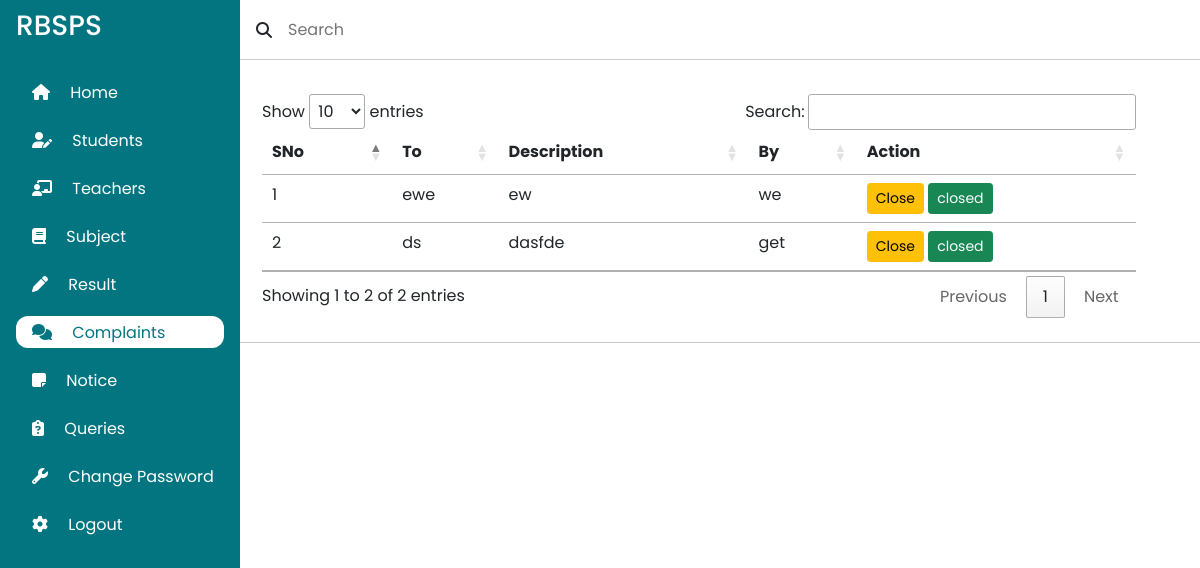
The app's page /admin/viewComplaints.php with its own data.
### tables this page shows
CREATE TABLE `complain` (
  `id` int(11) NOT NULL,
  `toWho` varchar(110) NOT NULL,
  `byWho` varchar(110) NOT NULL,
  `description` text NOT NULL,
  `des` varchar(100) NOT NULL,
  `whenDid` date NOT NULL DEFAULT current_timestamp()
);

### admin/viewComplaints.php (the view, shortened to what this page needs)
<?php
require '../connection.php';
?>
<!DOCTYPE html>
<html lang="en">
<head>
    <link rel="stylesheet" href="//cdn.datatables.net/1.11.5/css/jquery.dataTables.min.css">
    <link rel="stylesheet" href="//cdn.datatables.net/1.12.1/css/jquery.dataTables.min.css">
    <link href="https://cdn.jsdelivr.net/npm/bootstrap@5.1.3/dist/css/bootstrap.min.css" rel="stylesheet"
>
    <link rel="stylesheet" href="style.css">
</head>
<body>
    <div class="sidebar">
        <div class="sidebar-header">
            <h3 class="brand">
                <span>RBSPS</span>
            </h3>
        </div>
        <div class="sidebar-menu">
            <ul>
            <li>
                    <a href="index.php">
                        <i class="fa-sharp fa-solid fa-house"></i>
                        <span>Home</span>
                    </a>
                </li>
                <li >
                    <a href="manageStudent.php">
                        <i class="fa-solid fa-user-pen"></i>
                        <span>Students</span>
                    </a>
                </li>
                <li>
                    <a href="manageTeacher.php">
                        <i class="fa-solid fa-chalkboard-user"></i>
                        <span>Teachers</span>
                    </a>
                </li>
                <li>
                    <a href="manageSubject.php">
                        <i class="fa fa-book"></i>
                        <span>Subject</span>
                    </a>
                </li>
                <li>
                    <a href="editResult.php">
                        <i class="fa-solid fa-pen"></i>
                        <span>Result</span>
                    </a>
                </li>
                <li class="active">
                    <a href="#">
                        <i class="fa-solid fa-comments"></i>
                        <span>Complaints</span>
                    </a>
                </li>
                <li>
                    <a href="manageNotice.php">
                        <i class="fa fa-sticky-note"></i>
                        <span>Notice</span>
                    </a>
                </li>
                <li>
                    <a href="manageQuery.php">
                        <i class="fa-solid fa-clipboard-question"></i>
                        <span>Queries</span>
                    </a>
                </li>
                <li>
                    <a href="changePassword.php">
                        <i class="fa-solid fa-wrench"></i>
                        <span>Change Password</span>
                    </a>
                </li>
                <li>
                    <a href="logout.php">
                        <i class="fa-solid fa-gear"></i>
                        <span>Logout</span>
                    </a>
                </li>
            </ul>
        </div>
    </div>
    <div class="main-content">
        <header>
            <div class="search-wrapper">
                <i class="fa-solid fa-magnifying-glass"></i>
                <input type="search" name="" id="" placeholder="Search">
            </div>
        </header>
    </div>
    <div class="table-con" style="width: 54%; margin-left: 250px; padding-top: 70px;">
        <div class="container my-4">
            <table class="table table-hover  caption-top" id="myTable">
                <thead>
                    <tr>
                        <th scope="col">SNo</th>
                        <th scope="col">To</th>
                        <th scope="col">Description</th>
                        <th scope="col">By</th>
                        <th scope="col">Action</th>
                    </tr>
                </thead>
                <tbody>
                <?php
                    $sql = "SELECT * FROM `complain`";
                    $result = mysqli_query($conn, $sql);
                    $sno = 0;
                    while ($row = mysqli_fetch_assoc($result)) {
                            $sno +=1;
                        echo "
                        <tr>
                            <td scope='row'>" . $sno . "</td>
                            <td scope='row'>" . $row['toWho'] . "</td>
                            <td scope='row'>" . $row['description'] . "</td>
                            <td scope='row'>" . $row['byWho'] . "</td>
                            <td scope='row'>
                            <button type='button' class='btn btn-sm btn-warning'>Close</button>
                            <button type='button' class='btn btn-sm btn-success'>closed</button>
                        </td>
                        </tr>";
                    }
                    ?>
                </tbody>
            </table>
        </div>
    </div>
    <hr>
</body>
</html>

### admin/style.css (style rules this page uses)
:root { --main-color: #027581; --color-dark: #1d2231; --text-grey: #8390A2; }
* { font-family: 'Poppins',sans-serif; margin: 0; padding: 0; text-decoration: none; list-style-type: none; box-sizing: border-box; }
.sidebar { height: 100%; width: 240px; position: fixed; left:0; top: 0; z-index: 100; background: var(--main-color ); color:#fff; overflow-y: auto; transition: width 500ms; }
.sidebar-header { display: flex; justify-content: space-between; align-items: center; height: 60px; padding: 0rem 1rem; }
.sidebar-menu { padding: 1rem; }
.sidebar li { margin-bottom: 1rem; }
.sidebar a { color: #fff; font-size: 1rem; }
.active { background-color:#fff; border-radius: 12px; }
.active a { color:#027581; }
.sidebar a i:first-child { padding: 0.5rem 1rem; }
.main-content { position: relative; margin-left: 240px; transition: margin-left 500ms; }
header { position: fixed; top: 0; z-index: 100; width: calc(100% -240px); background: #fff; height: 60px; padding: 0rem 1rem; display: flex; align-items: center; justify-content: space-between; border-bottom: 1px solid #ccc; }
.search-wrapper { display: flex; align-items: center; }
.search-wrapper input { border: 0; outline: 0; padding: 1rem; height: 38px; width: 70rem; }

### admin/viewComplaints.php (style rules this page uses)
.sidebar ul { padding-left: 0; }
.sidebar a { text-decoration: none; }

### records on screen
complain: toWho "ewe", description "ew", byWho "we"
complain: toWho "ds", description "dasfde", byWho "get"
